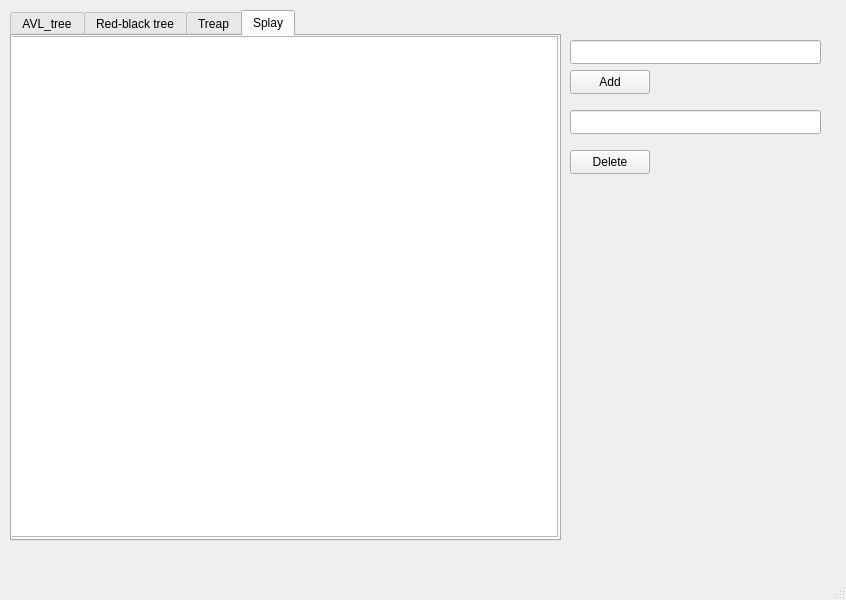
<?xml version="1.0" encoding="UTF-8"?>
<ui version="4.0">
 <class>MainWindow</class>
 <widget class="QMainWindow" name="MainWindow">
  <property name="geometry">
   <rect>
    <x>0</x>
    <y>0</y>
    <width>846</width>
    <height>600</height>
   </rect>
  </property>
  <property name="windowTitle">
   <string>MainWindow</string>
  </property>
  <widget class="QWidget" name="centralwidget">
   <widget class="QTabWidget" name="tabWidget">
    <property name="geometry">
     <rect>
      <x>10</x>
      <y>10</y>
      <width>551</width>
      <height>531</height>
     </rect>
    </property>
    <property name="tabShape">
     <enum>QTabWidget::Rounded</enum>
    </property>
    <property name="currentIndex">
     <number>3</number>
    </property>
    <widget class="QWidget" name="Avl_tab">
     <attribute name="title">
      <string>AVL_tree</string>
     </attribute>
     <widget class="QGraphicsView" name="avl_graphicsView">
      <property name="geometry">
       <rect>
        <x>0</x>
        <y>0</y>
        <width>551</width>
        <height>501</height>
       </rect>
      </property>
     </widget>
    </widget>
    <widget class="QWidget" name="Red_black_tab">
     <attribute name="title">
      <string>Red-black tree</string>
     </attribute>
     <widget class="QGraphicsView" name="RedBlack_graphicsView">
      <property name="geometry">
       <rect>
        <x>-5</x>
        <y>0</y>
        <width>551</width>
        <height>501</height>
       </rect>
      </property>
     </widget>
    </widget>
    <widget class="QWidget" name="Treap_tab">
     <attribute name="title">
      <string>Treap</string>
     </attribute>
     <widget class="QGraphicsView" name="Treap_graphicsView">
      <property name="geometry">
       <rect>
        <x>-5</x>
        <y>0</y>
        <width>551</width>
        <height>501</height>
       </rect>
      </property>
     </widget>
    </widget>
    <widget class="QWidget" name="Splay_tab">
     <attribute name="title">
      <string>Splay</string>
     </attribute>
     <widget class="QGraphicsView" name="Splay_graphicsView">
      <property name="geometry">
       <rect>
        <x>-5</x>
        <y>0</y>
        <width>551</width>
        <height>501</height>
       </rect>
      </property>
     </widget>
    </widget>
   </widget>
   <widget class="QLineEdit" name="lineEdit">
    <property name="geometry">
     <rect>
      <x>570</x>
      <y>40</y>
      <width>251</width>
      <height>24</height>
     </rect>
    </property>
   </widget>
   <widget class="QPushButton" name="AddElement">
    <property name="geometry">
     <rect>
      <x>570</x>
      <y>70</y>
      <width>80</width>
      <height>24</height>
     </rect>
    </property>
    <property name="text">
     <string>Add</string>
    </property>
   </widget>
   <widget class="QLineEdit" name="lineEdit_2">
    <property name="geometry">
     <rect>
      <x>570</x>
      <y>110</y>
      <width>251</width>
      <height>24</height>
     </rect>
    </property>
   </widget>
   <widget class="QPushButton" name="DeleteElement">
    <property name="geometry">
     <rect>
      <x>570</x>
      <y>150</y>
      <width>80</width>
      <height>24</height>
     </rect>
    </property>
    <property name="text">
     <string>Delete</string>
    </property>
   </widget>
  </widget>
  <widget class="QMenuBar" name="menubar">
   <property name="geometry">
    <rect>
     <x>0</x>
     <y>0</y>
     <width>846</width>
     <height>21</height>
    </rect>
   </property>
  </widget>
  <widget class="QStatusBar" name="statusbar"/>
 </widget>
 <resources/>
 <connections/>
</ui>
